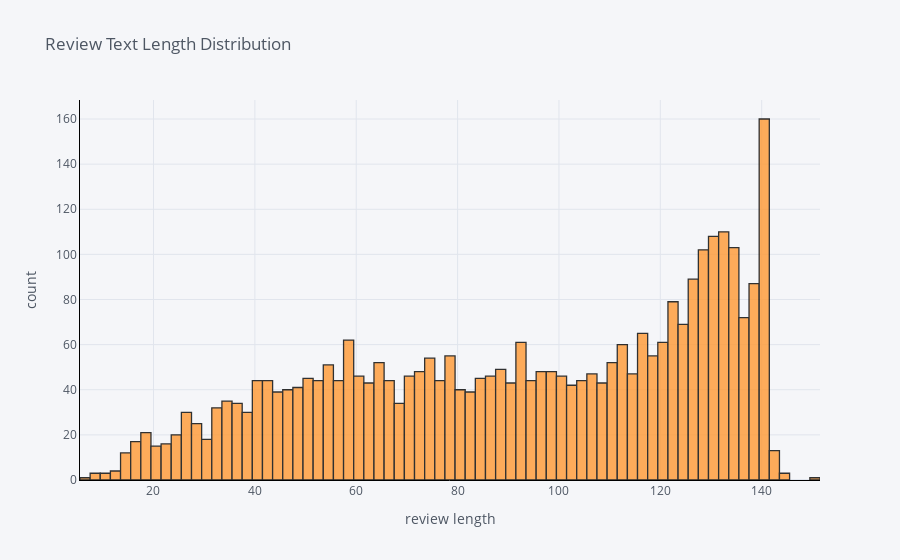

The notebook cell this image was saved under:
### Markdown cell above
Most reviewers are in their 30s to 40s.

### Code cell
df['review_len'].iplot(
    kind='hist',
    bins=100,
    xTitle='review length',
    linecolor='black',
    yTitle='count',
    title='Review Text Length Distribution')

### Figure 1 — Plotly figure (JSON) as saved in the notebook; plotly's stock layout.template omitted (floating-point values rounded to 4 significant figures; data arrays with more than 128 entries replaced by an {"elided": "..."} marker saying what was removed)
{"data": [{"opacity": 0.8, "name": "review_len", "histnorm": "", "nbinsx": 100, "histfunc": "count", "marker": {"color": "rgba(255, 153, 51, 1.0)", "line": {"color": "#000000", "width": 1.3}}, "x": {"elided": "3257 int values"}, "type": "histogram", "orientation": "v"}], "layout": {"xaxis": {"tickfont": {"color": "#4D5663"}, "title": {"text": "review length", "font": {"color": "#4D5663"}}, "showgrid": true, "zerolinecolor": "#E1E5ED", "gridcolor": "#E1E5ED", "linecolor": "black"}, "title": {"text": "Review Text Length Distribution", "font": {"color": "#4D5663"}}, "paper_bgcolor": "#F5F6F9", "plot_bgcolor": "#F5F6F9", "yaxis": {"tickfont": {"color": "#4D5663"}, "title": {"text": "count", "font": {"color": "#4D5663"}}, "showgrid": true, "zerolinecolor": "#E1E5ED", "gridcolor": "#E1E5ED", "linecolor": "black"}, "barmode": "overlay", "legend": {"bgcolor": "#F5F6F9", "font": {"color": "#4D5663"}}}}
